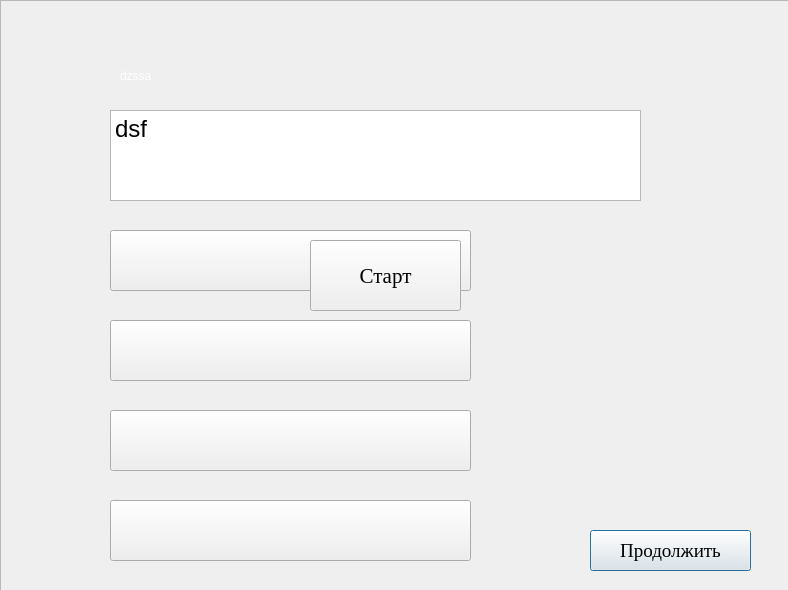
<?xml version="1.0" encoding="UTF-8"?>
<ui version="4.0">
 <class>otvet</class>
 <widget class="QDialog" name="otvet">
  <property name="geometry">
   <rect>
    <x>0</x>
    <y>0</y>
    <width>788</width>
    <height>590</height>
   </rect>
  </property>
  <property name="windowTitle">
   <string>Удачи!</string>
  </property>
  <property name="styleSheet">
   <string notr="true">background-image: url(:/bg_image/images/Фон_1.PNG);</string>
  </property>
  <widget class="QPushButton" name="Next">
   <property name="geometry">
    <rect>
     <x>590</x>
     <y>530</y>
     <width>161</width>
     <height>41</height>
    </rect>
   </property>
   <property name="font">
    <font>
     <family>Times New Roman</family>
     <pointsize>14</pointsize>
    </font>
   </property>
   <property name="styleSheet">
    <string notr="true">background-image: url(:/bg_image/images/White);</string>
   </property>
   <property name="text">
    <string>Продолжить</string>
   </property>
  </widget>
  <widget class="QTextEdit" name="textEdit">
   <property name="geometry">
    <rect>
     <x>110</x>
     <y>110</y>
     <width>531</width>
     <height>91</height>
    </rect>
   </property>
   <property name="styleSheet">
    <string notr="true">background-image: url(:/bg_image/images/White);
font: 16pt &quot;Times New Roman&quot;;</string>
   </property>
   <property name="readOnly">
    <bool>true</bool>
   </property>
   <property name="html">
    <string>&lt;!DOCTYPE HTML PUBLIC &quot;-//W3C//DTD HTML 4.0//EN&quot; &quot;http://www.w3.org/TR/REC-html40/strict.dtd&quot;&gt;
&lt;html&gt;&lt;head&gt;&lt;meta name=&quot;qrichtext&quot; content=&quot;1&quot; /&gt;&lt;style type=&quot;text/css&quot;&gt;
p, li { white-space: pre-wrap; }
&lt;/style&gt;&lt;/head&gt;&lt;body style=&quot; font-family:'Times New Roman'; font-size:16pt; font-weight:400; font-style:normal;&quot;&gt;
&lt;p style=&quot; margin-top:0px; margin-bottom:0px; margin-left:0px; margin-right:0px; -qt-block-indent:0; text-indent:0px;&quot;&gt;&lt;span style=&quot; font-family:'MS Shell Dlg 2'; font-size:18pt;&quot;&gt;dsf&lt;/span&gt;&lt;/p&gt;&lt;/body&gt;&lt;/html&gt;</string>
   </property>
  </widget>
  <widget class="QPushButton" name="otvet1">
   <property name="geometry">
    <rect>
     <x>110</x>
     <y>230</y>
     <width>361</width>
     <height>61</height>
    </rect>
   </property>
   <property name="layoutDirection">
    <enum>Qt::LeftToRight</enum>
   </property>
   <property name="styleSheet">
    <string notr="true">background-image: url(:/bg_image/images/White);
font: 10pt &quot;Times New Roman&quot;;
</string>
   </property>
   <property name="text">
    <string/>
   </property>
  </widget>
  <widget class="QPushButton" name="otvet2">
   <property name="geometry">
    <rect>
     <x>110</x>
     <y>320</y>
     <width>361</width>
     <height>61</height>
    </rect>
   </property>
   <property name="styleSheet">
    <string notr="true">background-image: url(:/bg_image/images/White);</string>
   </property>
   <property name="text">
    <string/>
   </property>
  </widget>
  <widget class="QPushButton" name="otvet3">
   <property name="geometry">
    <rect>
     <x>110</x>
     <y>410</y>
     <width>361</width>
     <height>61</height>
    </rect>
   </property>
   <property name="styleSheet">
    <string notr="true">background-image: url(:/bg_image/images/White);
selection-background-color: rgb(255, 170, 127);</string>
   </property>
   <property name="text">
    <string/>
   </property>
  </widget>
  <widget class="QPushButton" name="otvet4">
   <property name="geometry">
    <rect>
     <x>110</x>
     <y>500</y>
     <width>361</width>
     <height>61</height>
    </rect>
   </property>
   <property name="styleSheet">
    <string notr="true">background-image: url(:/bg_image/images/White);</string>
   </property>
   <property name="text">
    <string/>
   </property>
  </widget>
  <widget class="QFrame" name="area">
   <property name="geometry">
    <rect>
     <x>0</x>
     <y>0</y>
     <width>791</width>
     <height>591</height>
    </rect>
   </property>
   <property name="frameShape">
    <enum>QFrame::StyledPanel</enum>
   </property>
   <property name="frameShadow">
    <enum>QFrame::Raised</enum>
   </property>
   <widget class="QPushButton" name="start">
    <property name="geometry">
     <rect>
      <x>310</x>
      <y>240</y>
      <width>151</width>
      <height>71</height>
     </rect>
    </property>
    <property name="font">
     <font>
      <family>Times New Roman</family>
      <pointsize>16</pointsize>
     </font>
    </property>
    <property name="styleSheet">
     <string notr="true">background-image: url(:/bg_image/images/White);

</string>
    </property>
    <property name="text">
     <string>Старт</string>
    </property>
   </widget>
  </widget>
  <widget class="QLabel" name="Vopros">
   <property name="geometry">
    <rect>
     <x>120</x>
     <y>60</y>
     <width>291</width>
     <height>31</height>
    </rect>
   </property>
   <property name="styleSheet">
    <string notr="true">font: 18pt &quot;Times New Roman&quot;;
color: rgb(255, 255, 255);</string>
   </property>
   <property name="text">
    <string>dzssa</string>
   </property>
  </widget>
  <action name="pod">
   <property name="checkable">
    <bool>true</bool>
   </property>
   <property name="text">
    <string>.</string>
   </property>
   <property name="shortcut">
    <string>Ctrl+F10</string>
   </property>
  </action>
  <zorder>Next</zorder>
  <zorder>textEdit</zorder>
  <zorder>otvet1</zorder>
  <zorder>otvet2</zorder>
  <zorder>otvet3</zorder>
  <zorder>otvet4</zorder>
  <zorder>Vopros</zorder>
  <zorder>area</zorder>
 </widget>
 <resources/>
 <connections/>
</ui>
